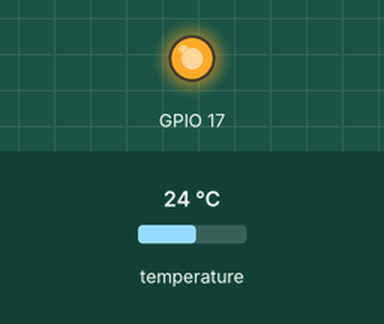
Bench run of a program on a simulated Raspberry Pi (BCM pin numbers). Parts: output pins drawn as LEDs (lit = HIGH). The inputs (shaded band) are chosen by the test bench; at power-on: temperature 24 °C. Random numbers come from a fixed seed; what the program prints to the terminal is not drawn.

Above: at 0.1 s.
Timing chart, 0 to 1.6 s (numbered marks = the images above):
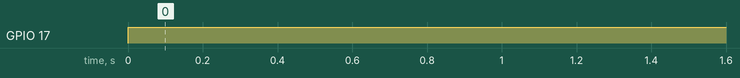

The program:

temperature.py
```python
import os
import glob
import platform
import time
import random

if platform.system() != 'Windows':
    import RPi.GPIO as GPIO
    GPIO.setmode(GPIO.BCM)

DEVICE = None
PREVIOUS = None

def init():
    global DEVICE
    GPIO.setup(17, GPIO.OUT, initial=GPIO.HIGH) # Provide 3.3V from pin 17
    os.system('modprobe w1-gpio')  # Turns on the 1-wire GPIO module
    os.system('modprobe w1-therm') # Turns on the Temperature module

    # Finds the correct device file that holds the temperature data
    base_dir = '/sys/bus/w1/devices/'
    device_folder = glob.glob(base_dir + '28*')[0]
    DEVICE = device_folder + '/w1_slave'

def read():
    try:
        if DEVICE is None:
            init()
        f = open(DEVICE, 'r') # Opens the temperature device file
        lines = f.readlines() # Returns the text
        f.close()

        # While the first line does not contain 'YES', wait for 0.2s
        # and then read the device file again.
        while lines[0].strip()[-3:] != 'YES':
            time.sleep(0.2)
            lines = read_temp_raw()

        # Look for the position of the '=' in the second line of the
        # device file.
        equals_pos = lines[1].find('t=')

        # If the '=' is found, convert the rest of the line after the
        # '=' into degrees Celsius, then degrees Fahrenheit
        if equals_pos != -1:
            temp_string = lines[1][equals_pos+2:]
            temp_c = round(float(temp_string) / 1000.0, 1)
            temp_f = round(temp_c * 9.0 / 5.0 + 32.0, 1)
            return temp_c, temp_f
    except:
        return None, None

def simulate():
    '''Simulate reading from temperature sensor during development'''
    global PREVIOUS
    if PREVIOUS is None:
        result = 5.1
    else:
        values = [0]#[x/10 for x in range(0, 5)]
        if random.choice([0, 1]) == 1:
            result = round(PREVIOUS + random.choice(values), 1)
        else:
            result = round(PREVIOUS - random.choice(values), 1)
    PREVIOUS = result
    return result, result + 32

if __name__ == '__main__':
    while True:
        print(read())
        time.sleep(2)
```

Measured:
- by itself, GPIO 17: LOW → HIGH at 0.00 s
